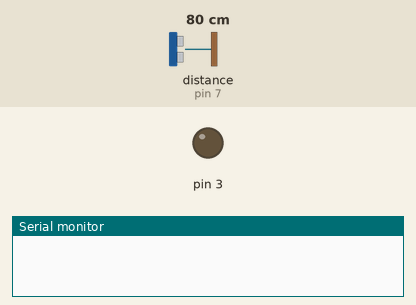
Recording of a sketch running on a simulated Arduino Uno, built with avr-gcc and run on an emulated ATmega328P. Parts: output pins drawn as LEDs (lit = HIGH), the last lines printed to the serial monitor. The test bench sets the inputs (shaded band); at power-on: distance to the obstacle (sensor on pin 7) 80 cm. The echo pulse lasts 58.3 µs per cm.

Above: at 1.2 s.
1.3 s: distance to the obstacle (sensor on pin 7) set to 52 cm
4.3 s: distance to the obstacle (sensor on pin 7) set to 44 cm
5.8 s: distance to the obstacle (sensor on pin 7) set to 18 cm
8.8 s: distance to the obstacle (sensor on pin 7) set to 15 cm
At 11.6 s:
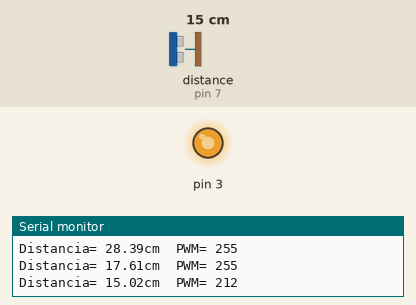
11.8 s: distance to the obstacle (sensor on pin 7) set to 2 cm
At 13.0 s:
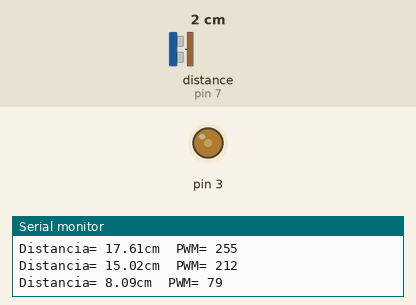
Timing chart, 0 to 15.0 s (numbered marks = the images above; inputs shaded):
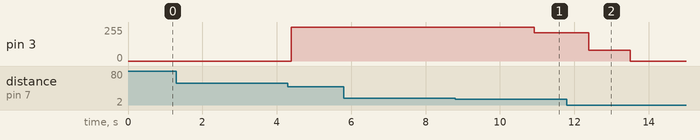

Measured:
- the behaviour switches between 16 and 15 cm on distance to the obstacle (sensor on pin 7) (found by bisection; images 0 and 1)
- after the input at 1.3 s, every drawn part: stays the same
- after the input at 8.8 s, pin 3: 255/255 → 212/255 after 2.1 s
- after the input at 11.8 s, pin 3: 212/255 → 79/255 after 0.59 s, → 0/255 1.1 s later

The sketch:

planta_de_nivel.ino
```cpp
#include <Ultrasonic.h>
const int echoPin = 7; //PINO DIGITAL UTILIZADO PELO HC-SR04 ECHO(RECEBE)
const int trigPin = 8; //PINO DIGITAL UTILIZADO PELO HC-SR04 TRIG(ENVIA)

Ultrasonic ultrasonic(trigPin,echoPin); //INICIALIZANDO OS PINOS DO ARDUINO

float distancia; //VARIÁVEL DO TIPO INTEIRO
String result; //VARIÁVEL DO TIPO STRING
float dist;
int i;
int conver;
void setup(){
  Serial.begin(9600);
}
void loop(){
  dist = 0;
  for(i=0;i<=1000;i++){
  hcsr04(); // FAZ A CHAMADA DO MÉTODO "hcsr04()"
  dist=dist+distancia;
  delayMicroseconds(100);
  }
  dist=dist/1000;
  conver = (19.22*dist)-75.72;
  if(conver>255) {
    conver=255;
  }
  else if (conver<0) {
    conver = 0;
  }
  else {
    conver = conver;
  }
  analogWrite(3, conver);
  Serial.print("Distancia= "); //IMPRIME O TEXTO NO MONITOR SERIAL
  Serial.print(dist); ////IMPRIME NO MONITOR SERIAL A DISTÂNCIA MEDIDA
  Serial.print("cm  "); //IMPRIME O TEXTO NO MONITOR SERIAL
  Serial.print("PWM= ");
  Serial.println(conver);

}
//MÉTODO RESPONSÁVEL POR CALCULAR A DISTÂNCIA
void hcsr04(){
    digitalWrite(trigPin, LOW); //SETA O PINO 6 COM UM PULSO BAIXO "LOW"
    delayMicroseconds(2); //INTERVALO DE 2 MICROSSEGUNDOS
    digitalWrite(trigPin, HIGH); //SETA O PINO 6 COM PULSO ALTO "HIGH"
    delayMicroseconds(10); //INTERVALO DE 10 MICROSSEGUNDOS
    digitalWrite(trigPin, LOW); //SETA O PINO 6 COM PULSO BAIXO "LOW" NOVAMENTE
    //FUNÇÃO RANGING, FAZ A CONVERSÃO DO TEMPO DE
    //RESPOSTA DO ECHO EM CENTIMETROS, E ARMAZENA
    //NA VARIAVEL "distancia"
    distancia = (ultrasonic.Ranging(CM)); //VARIÁVEL GLOBAL RECEBE O VALOR DA DISTÂNCIA MEDIDA
    result = String(distancia); //VARIÁVEL GLOBAL DO TIPO STRING RECEBE A DISTÂNCIA(CONVERTIDO DE INTEIRO PARA STRING)
    delayMicroseconds(100); //INTERVALO DE 500 MILISSEGUNDOS
 }
```
